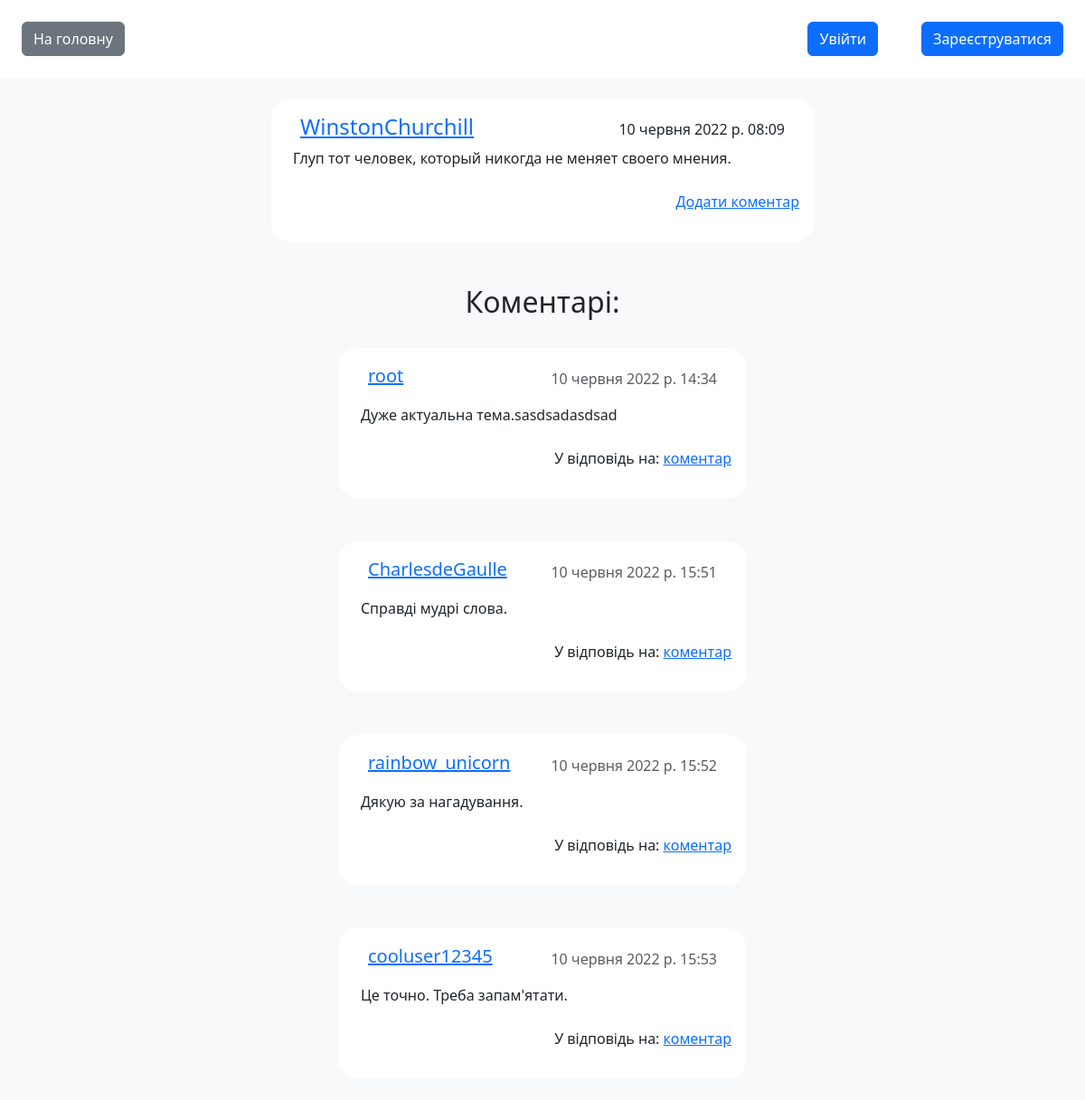
/post/13/comments/, run on the app's committed database.
### blog/models.py (models this page shows)
class Post(models.Model):
    id = models.AutoField(primary_key=True)
    author = models.ForeignKey(User, on_delete=models.CASCADE)
    content = models.TextField(blank=True, verbose_name="Текст статті", null=False)
    time_create = models.DateTimeField(auto_now_add=True, verbose_name="Час створення")
    time_update = models.DateTimeField(auto_now=True, verbose_name="Час редагування")
    class Meta:
        verbose_name = 'Пости'
        verbose_name_plural = 'Пости'
        ordering = ['-time_create']

class Comment(models.Model):
    id = models.AutoField(primary_key=True)
    author = models.ForeignKey(User, on_delete=models.CASCADE, verbose_name="Автор")
    post = models.ForeignKey('blog.Post', on_delete=models.CASCADE, verbose_name="Пост")
    related_comment = models.ForeignKey('self', null=True, blank=True, on_delete=models.SET_NULL,
                                        verbose_name="Пов'язаний коментар")
    content = models.TextField(blank=True, verbose_name="Текст коментаря", null=False)
    time_create = models.DateTimeField(auto_now_add=True, verbose_name="Час створення")
    time_update = models.DateTimeField(auto_now=True, verbose_name="Час редагування")
    class Meta:
        verbose_name = 'Коментарі'
        verbose_name_plural = 'Коментарі'
        ordering = ['time_create']

### blog/views.py (the view)
# urls.py: path('post/<int:post_id>/comments/', PostCommentsView.as_view(), name='post_comments'),
class PostCommentsView(View):
    def get(self, request, post_id):
        post = Post.objects.get(id=post_id)
        comments = Comment.objects.filter(post=post)
        return render(request, 'blog/post_comments.html', {'post': post, 'comments': comments})

### blog/templates/blog/post_comments.html (shortened to what this page needs)
{% extends 'blog/base.html' %}
{% block content %}
<main class="d-flex flex-column align-items-center gap-4 w-100">
    <div class="post mb-4 p-3 bg-white w-50  rounded-20  min-w-450">
        <div class="d-flex justify-content-between align-items-end  mx-3">
            <p class="h4 m-0"><a href="{% url 'user_posts' username=post.author.username %}">{{ post.author }}</a></p>
            <p class="m-0">{{ post.time_create }}</p></div>
        <div><p class="text-lg p-2">{{ post.content }}</p></div>
        <div class="w-70 ml-30 g-4 justify-content-between d-flex flex-row-reverse">
            <p><a href="{% url 'add_comment' post.id %}" class="w-50 mb-0">Додати коментар</a></p>
        </div>
    </div>
    <div class="d-flex flex-column align-items-center gap-4 w-50">
        <h2>Коментарі:</h2>
        {% for comment in comments %}
        <div class="mb-4 p-3 bg-white rounded-20 w-75 min-w-300 " id="comment_{{ comment.id }}">
            <div class="d-flex justify-content-between align-items-end  mx-3">
                <p class="fw-medium fs-5 mb-2"><a href="{% url 'user_posts' username=comment.author.username %}"
                                                  class="w-50 mb-0">{{comment.author.username}}</a></p>
                <p class="mb-2 text-muted">{{ comment.time_create }}</p>
            </div>
            <div><p class="text-lg p-2 text-break">{{ comment.content }} </p></div>
            <div class="w-70 ml-30 g-4 justify-content-between d-flex flex-row-reverse ml-30">
                {% if comment.related_comment %}
                <p>У відповідь на: <a href="#comment_{{ comment.related_comment.id }}">коментар</a></p>
                {% endif %}
            </div>
        </div>
        {% empty %}
        <p>Комментарі відсутні.</p>
        {% endfor %}
    </div>
</main>
{% endblock %}

### static/css/styles.css (style rules this page uses)
html, body { margin: 0; height: 100%; }
.rounded-20 { border-radius: 20px; }
.min-w-300 { min-width: 300px; }
.min-w-450 { min-width: 450px; }
.w-70 { width:70% }
.ml-30 { margin-left: 30% }

### data on the page
Post: author "WinstonChurchill", time_create "10 червня 2022 р. 08:09", content "Глуп тот человек, который никогда не меняет своего мнения."
Comment: author.username "root", time_create "10 червня 2022 р. 14:34", content "Дуже актуальна тема.sasdsadasdsad"
Comment: author.username "CharlesdeGaulle", time_create "10 червня 2022 р. 15:51", content "Справді мудрі слова."
Comment: author.username "rainbow_unicorn", time_create "10 червня 2022 р. 15:52", content "Дякую за нагадування."
Comment: author.username "cooluser12345", time_create "10 червня 2022 р. 15:53", content "Це точно. Треба запам'ятати."
